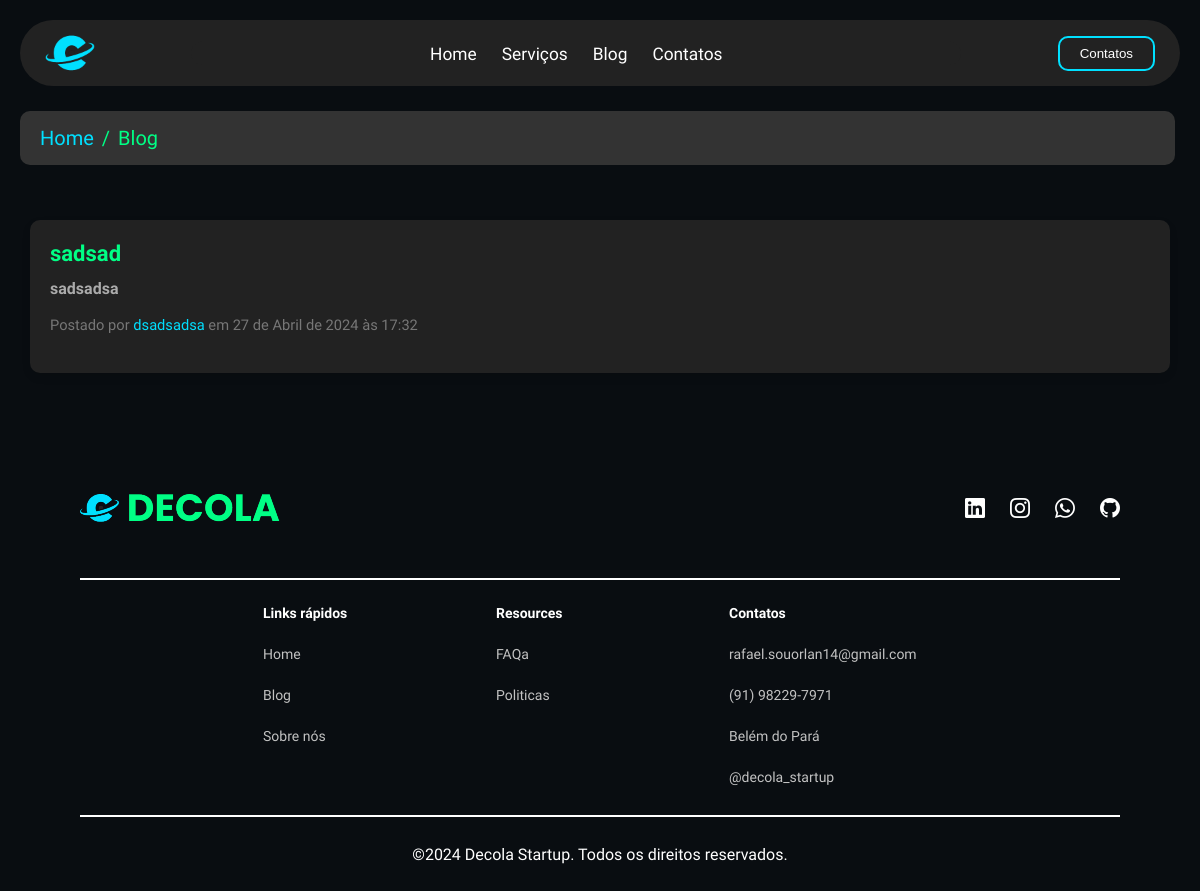
The page /blog/ on the database as committed earlier.
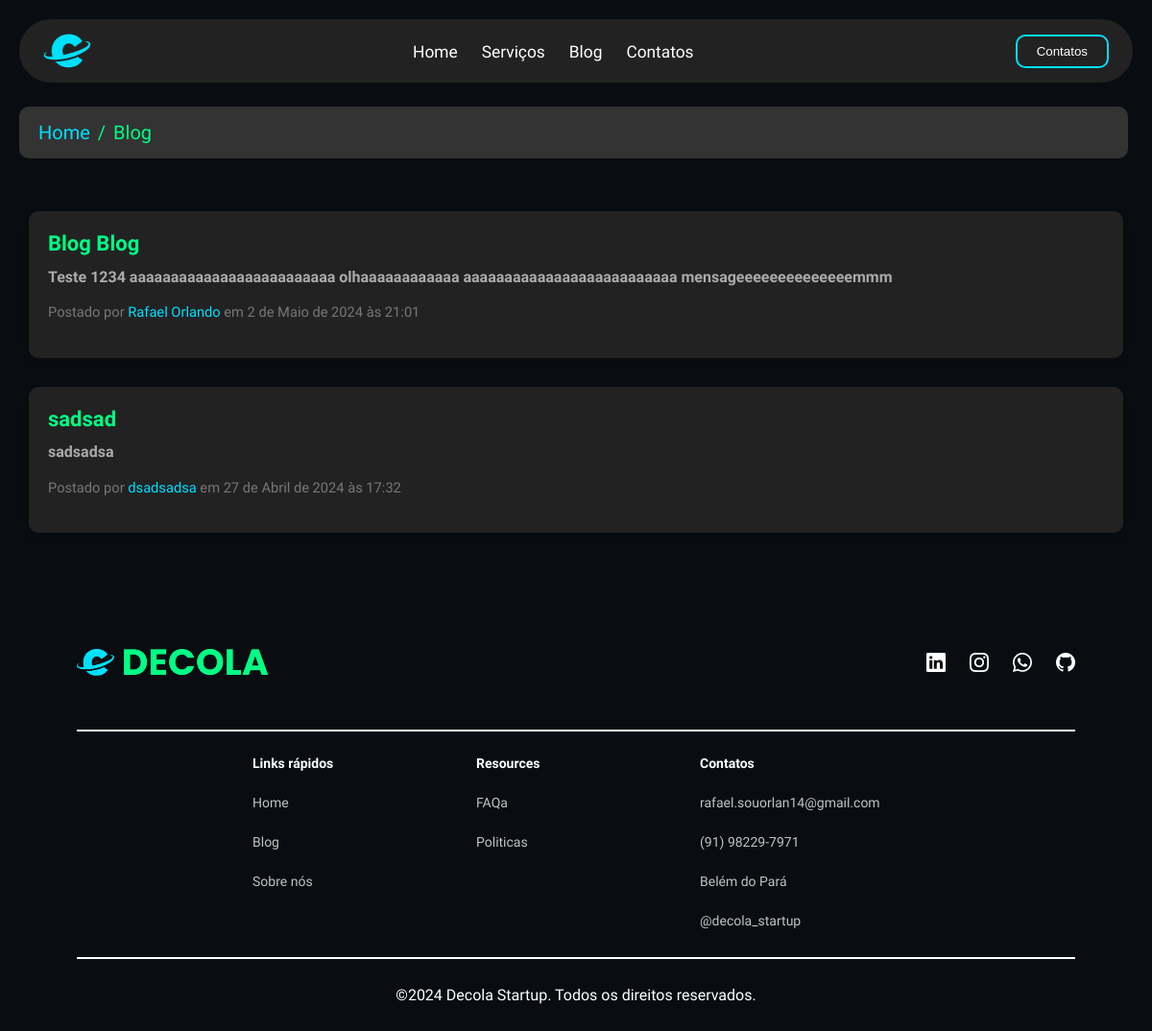
The same page on the database as committed later.
### blog/models.py (models this page shows)
class Post(models.Model):
    title = models.CharField(max_length=200)
    slug = models.SlugField(unique=True)
    author = models.CharField(max_length=100)
    summary = models.TextField()
    content = RichTextField()
    image = models.ImageField(upload_to='post_images/', null=True, blank=True)
    created_at = models.DateTimeField(auto_now_add=True)
    updated_at = models.DateTimeField(auto_now=True)

### blog/views.py (the view)
# urls.py: path('', blog, name='blog'),
def blog(request, id=None):
    if id is not None:
        return blog_detail(request, id)
    else:
        context = {
            "blogs": Post.objects.all().order_by('-created_at')
        }
        return render(request, 'blog_list.html', context)

### blog/templates/blog_list.html (shortened to what this page needs)
{% load static %}
<head>
  <link rel="stylesheet"
    href="https://cdn.jsdelivr.net/npm/bootstrap-icons@1.11.3/font/bootstrap-icons.min.css" />
  <link rel="stylesheet" href="{% static 'style.css' %}" />
  <link rel="stylesheet"
    href="https://cdn.jsdelivr.net/npm/swiper@11/swiper-bundle.min.css" />
</head>
{% block content %}
<header>
  <img src="{% static 'asserts/logo-one_decola.png' %}"
    alt="Logo Decola Startup" class="logo-menu" />
  <div class="cart-menu">
    <ul class="link-menu">
      <li>
        <a href="{% url 'home' %}">Home</a>
      </li>
      <li>
        <a href="{% url 'home' %}#services">Serviços</a>
      </li>
      <li>
        <a href="{% url 'blog' %}">Blog</a>
      </li>
      <li>
        <a href="{% url 'home' %}#Contacts">Contatos</a>
      </li>
    </ul>
  </div>
  <div class="btn-menu">
    <button><a href="{% url 'home' %}#Contacts">Contatos</a></button>
  </div>
</header>
<div class="content-blog">
  <section class="breadcrumbs">
    <div class="container">
      <ol>
        <li>
          <a href="{% url 'home' %}">Home</a>
        </li>
        /
        <li>Blog</li>
      </ol>
    </div>
  </section>
  <section class="section-post-preview">
    <div class="container">
      <div class="row gx-4 gx-lg-5 justify-content-center">
        <div class="col-md-10 col-lg-8 col-xl-8">
          {% for blog in blogs %}
          <div class="post-preview">
            <a href="{% url 'blog_detail' blog.slug %}">
              <h2 class="post-title">{{ blog.title }}</h2>
              <h3 class="post-subtitle">{{ blog.summary }}</h3>
            </a>
            <p class="post-meta">Postado por <a href="#!">{{ blog.author }}</a> em {{ blog.created_at }}</p>
          </div>
          {% endfor %}
        </div>
      </div>
    </div>
  </section>
</div>
<footer>
  <div class="footer-culum1">
    <img src="{% static 'asserts/logo-decola-three.png' %}"
      alt="Logo Decola Startup" />
    <div>
      <i class="bi bi-linkedin"></i>
      <i class="bi bi-instagram"></i>
      <i class="bi bi-whatsapp"></i>
      <i class="bi bi-github"></i>
    </div>
  </div>
  <div class="footer-culum2">
    <div class="footer-card">
      <span>Links rápidos</span>
      <a href="{% url 'home' %}#">Home</a>
      <a href="{% url 'blog' %}#">Blog</a>
      <a href="{% url 'home' %}">Sobre nós</a>
    </div>
    <div class="footer-card">
      <span>Resources</span>
      <a href="#">FAQa</a>
      <a href="#">Politicas</a>
    </div>
    <div class="footer-card">
      <span>Contatos</span>
      <a
        href="mailto:rafael.souorlan14@gmail.com">rafael.souorlan14@gmail.com</a>
      <a href="tel:+5591982297971">(91) 98229-7971</a>
      <a href="https://www.google.com/maps?q=Belém+do+Pará"
        target="_blank">Belém do Pará</a>
      <a href="https://www.instagram.com/decola_startup"
        target="_blank">@decola_startup</a>
    </div>
  </div>
  <div class="footer-culum3">
    <p>&copy;2024 Decola Startup. Todos os direitos reservados.</p>
  </div>
</footer>
{% endblock %}

### static/style.css (style rules this page uses)
* { margin: 0; padding: 0; box-sizing: border-box; outline: none; list-style: none; text-decoration: none; }
header { background-color: #222222; display: flex; align-items: center; justify-content: space-between; border-radius: 100px; padding: 8px 25px; margin: 20px; max-width: 1288px; }
.logo-menu { width: 50px; }
.cart-menu { background-color: rgba(0, 0, 0, 0.237); width: 100%; height: 100%; position: fixed; top: -80px; left: 0px; z-index: 99; display: flex; align-items: center; justify-content: center; margin-top: 80px; display: none; }
.cart-menu .link-menu { background-color: #222222; display: flex; flex-direction: column; gap: 25px; border-radius: 16px; padding: 25px 50px; margin: 120px auto; width: 80%; }
.cart-menu .link-menu a { color: #fff; font-size: 13pt; }
.btn-menu { display: none; }
.btn-menu button { align-items: center; background-color: transparent; border: 2px solid #00e0ff; border-radius: 10px; padding: 8px 20px; transition: 0.3s; }
.btn-menu button a { color: #fff; }
@media screen and (min-width: 880px) { .cart-menu { display: block; position: relative; top: 0; left: 0; margin: 0px; } }
@media screen and (min-width: 880px) { .cart-menu .link-menu { display: flex; flex-direction: row; align-items: center; justify-content: center; gap: 25px; margin: 0px auto; padding: 0px; } }
@media screen and (min-width: 880px) { .cart-menu .link-menu li { transition: 0.6s; } }
@media screen and (min-width: 880px) { .btn-menu { display: flex; align-items: center; } }
@media screen and (min-width: 880px) { .cart-menu { background-color: transparent; } }
footer { display: flex; flex-flow: column; padding: 25px 80px; }
.footer-culum1 { display: flex; align-items: center; justify-content: space-between; padding-bottom: 20px; border-bottom: 2px solid #fff; }
.footer-culum1 div { display: flex; gap: 25px; }
.footer-culum1 div i { font-size: 20px; }
.footer-culum2 { display: flex; justify-content: center; gap: 25px; margin: 25px 0px; padding-bottom: 30px; border-bottom: 2px solid #fff; }
.footer-culum2 .footer-card { display: flex; flex-flow: column; font-size: 0.7em; width: 20%; }
.footer-culum2 .footer-card span { font-size: 0.7rem; font-weight: 600; color: #fff; }
.footer-culum2 .footer-card a { color: #c2c2c2; margin-top: 25px; }
.footer-culum3 { font-size: 12pt; }
@media screen and (max-width: 1213px) { .footer-culum2 { flex-wrap: wrap; } }
@media screen and (max-width: 1213px) { .footer-culum3 { text-align: center; } }
button { cursor: pointer; }
a { cursor: pointer; }
h2 { font-size: 2em; line-height: 1.3; margin-bottom: 0.8em; }
h3 { font-size: 1.75em; line-height: 1.3; margin-bottom: 0.75em; }
p { font-size: 1em; line-height: 1.6; margin-bottom: 1em; }
@media screen and (min-width: 768px) { h2 { font-size: 1.8em; } }
@media screen and (min-width: 768px) { h3 { font-size: 1.6em; } }
@media screen and (min-width: 768px) { p { font-size: 1em; } }
@media screen and (min-width: 1024px) { h2 { font-size: 1.8em; } }
@media screen and (min-width: 1024px) { h3 { font-size: 1.6em; } }
@media screen and (min-width: 1024px) { p { font-size: 1em; } }
.breadcrumbs { color: #00ff85; padding: 15px 20px; margin: 25px 25px 25px 20px; background-color: #333; border-radius: 10px; }
.breadcrumbs a { color: #00e0ff; text-decoration: none; }
.breadcrumbs ol { list-style: none; display: flex; gap: 8px; flex-wrap: wrap; }
.breadcrumbs ol li a { color: #00e0ff; font-size: 1rem; }
.section-post-preview { padding: 30px 0; }
.post-preview { background-color: #222222; border-radius: 10px; padding: 20px 0 20px 20px; margin: 0 30px 30px 30px; box-shadow: 0 4px 8px rgba(0, 0, 0, 0.1); transition: box-shadow 0.3s; }
.post-title { font-size: 22px; color: #00ff85; margin-bottom: 10px; }
.post-subtitle { font-size: 16px; color: #ababab; margin-bottom: 15px; }
.post-meta { font-size: 11pt; color: #777777; }
.post-meta a { color: #00e0ff; text-decoration: none; }

Rows that differ between the two databases and show on the page:
added Post: title "Blog Blog", summary "Teste 1234 aaaaaaaaaaaaaaaaaaaaaaaaa olhaaaaaaaaaaaa aaaaaaaaaaaaaaaaaaaaaaaaaa mensageeeeeeeeeeeeeemmm", author "Rafael Orlando", created_at "2 de Maio de 2024 às 21:01"
